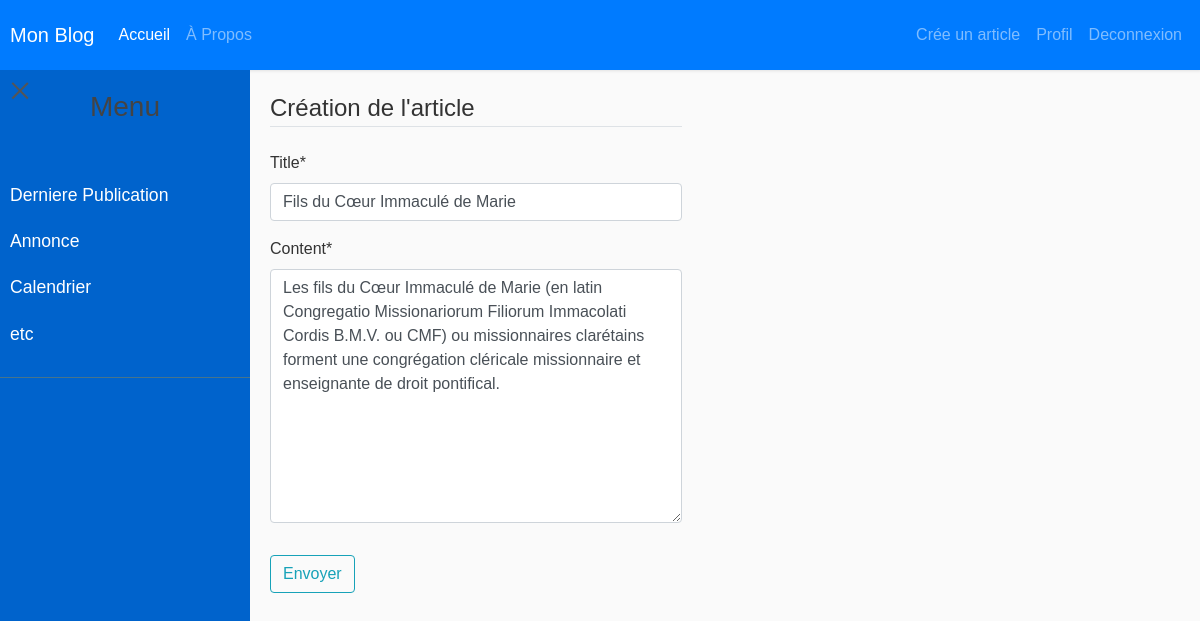
Screenshot of /post/16/update/ (signed in) with the database file from the repository.
### blog/models.py (models this page shows, shortened)
class Post(models.Model):
    title = models.CharField(max_length=100)
    content = models.TextField()
    date_posted = models.DateTimeField(default=timezone.now)
    author = models.ForeignKey(User, on_delete=models.CASCADE)

### blog/views.py (the view, shortened to what this page needs)
# urls.py: path('post/<int:pk>/update/', PostUpdateView.as_view(), name='post-update'),
class PostUpdateView(LoginRequiredMixin, UserPassesTestMixin, UpdateView):
    model = Post
    fields = ['title', 'content']
    def test_func(self):
        post = self.get_object()
        if self.request.user == post.author:
            return True
        return False

### blog/templates/blog/post_form.html (shortened to what this page needs)
{% extends "blog/base.html" %}
{% load crispy_forms_tags %}
{% block content %}
<div class="content-section">
    <form method="POST">
        <fieldset class="form-group">
            <legend class="border-bottom mb-4">Création de l'article</legend>
            {{ form | crispy}}
        </fieldset>
        <div class="form-group">
            <button class="btn btn-outline-info" type="submite">Envoyer</button>
        </div>
    </form>
</div>
{% endblock content %}

### blog/static/blog/main.css (style rules this page uses)
body { font-family: 'Poppins', sans-serif; background: #fafafa; color: #333333; }

### rows the page displays
Post: title "Fils du Cœur Immaculé de Marie", content "Les fils du Cœur Immaculé de Marie (en latin Congregatio Missionariorum Filiorum Immacolati Cordis B.M.V. ou CMF) ou missionnaires clarétains forment une congrégation cléricale missionnaire et enseignante de droit pontifical."
